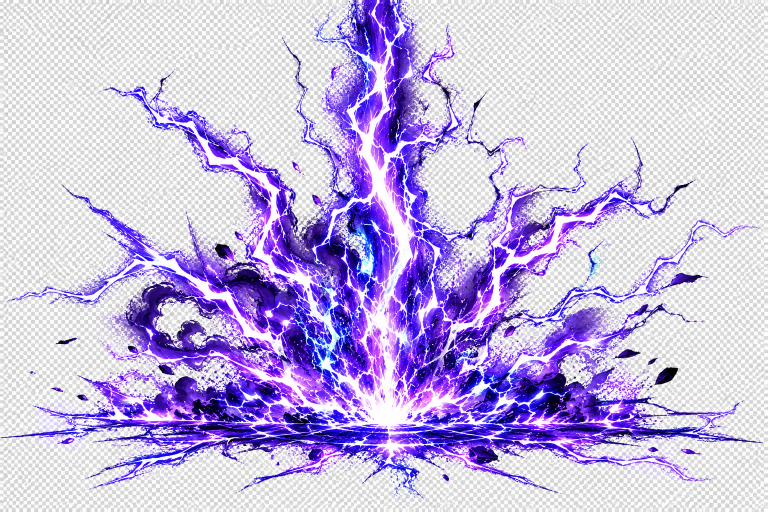
#> input picture tools/hieu_ung_nguon/1_tim_no.png, 1536 x 1024 px (shown at 1/2 size)
$ python cat_hieu_ung.py hieu_ung_nguon/7_bang_tim_vang.png
#> lines starting #> are read from the running program, lines starting #| are printed output that depends on the picture; after the words box and inside, x2 and y2 are one past the last pixel; in counts of white or black regions, pixels touching at a corner belong together
#!/usr/bin/env python3
# -*- coding: utf-8 -*-
"""Cắt các hiệu ứng (sấm sét, nổ, ma pháp...) từ ảnh của người dùng -> HieuUng/*.png cho hiệu ứng gõ phím
và hiệu ứng tiếp đất của Cổ Long.

Ảnh gốc ở tools/hieu_ung_nguon/. Ảnh 2–7 đã có nền trong suốt thật; ảnh 1 là nền caro giả -> tách nền.
Chạy: python tools/cat_hieu_ung.py   (cần Pillow + numpy)
"""
import os
import sys

import numpy as np
from PIL import Image, ImageDraw

HERE = os.path.dirname(os.path.abspath(__file__))
SRC = os.path.join(HERE, "hieu_ung_nguon")
OUT = os.path.join(os.path.dirname(HERE), "HieuUng")
MAXD = 360                                   # cạnh dài nhất của ảnh hiệu ứng lưu ra

S7 = "7_bang_tim_vang.png"
S2 = "2_bang_vang.png"
CUTS = {
    # ảnh đơn
    "tim_no": ("1_tim_no.png", None), "no_vang": ("3_no_vang.png", None), "no_vang_tim": ("4_no_vang_tim.png", None),
    "no_dat": ("5_no_dat.png", None), "tia_chop": ("6_tia_chop.png", None),
    # bảng tím vàng
    "loidien1": (S7, (7, 42, 120, 300)), "loidien2": (S7, (120, 42, 220, 300)), "loidien3": (S7, (220, 42, 352, 300)),
    "loiphat1": (S7, (360, 42, 460, 300)), "loiphat2": (S7, (460, 42, 550, 300)), "loiphat3": (S7, (553, 42, 675, 300)),
    "loilong": (S7, (683, 42, 950, 305)), "loikiep": (S7, (950, 42, 1170, 305)), "loiquang": (S7, (1178, 42, 1362, 305)),
    "loian": (S7, (1365, 42, 1530, 305)),
    "settim1": (S7, (7, 338, 95, 513)), "settim2": (S7, (95, 338, 187, 513)), "settim3": (S7, (187, 330, 275, 513)),
    "settim4": (S7, (275, 330, 335, 513)), "settim5": (S7, (335, 330, 400, 513)),
    "xoantim1": (S7, (400, 330, 605, 513)), "xoantim2": (S7, (607, 322, 770, 513)), "xoantim3": (S7, (773, 315, 988, 513)),
    "xoantim4": (S7, (988, 315, 1180, 513)), "cottim": (S7, (1180, 315, 1287, 513)), "gaitim": (S7, (1287, 315, 1362, 513)),
    "matrao1": (S7, (7, 542, 210, 722)), "matrao2": (S7, (207, 542, 335, 722)), "matrao3": (S7, (327, 542, 515, 722)),
    "madoc1": (S7, (520, 545, 662, 722)), "madoc2": (S7, (660, 545, 805, 722)), "madoc3": (S7, (805, 540, 1008, 722)),
    "bingan1": (S7, (1013, 548, 1135, 722)), "bingan2": (S7, (1133, 560, 1200, 722)), "bingan3": (S7, (1198, 530, 1362, 722)),
    "bingan4": (S7, (1365, 530, 1530, 722)),
    "daulau1": (S7, (7, 760, 97, 1000)), "daulau2": (S7, (95, 740, 295, 1000)), "daulau3": (S7, (293, 735, 475, 1000)),
    "phikiem1": (S7, (475, 760, 622, 1000)), "phikiem2": (S7, (607, 760, 855, 1000)), "phikiem3": (S7, (833, 750, 1030, 1000)),
    "phikiem4": (S7, (1013, 745, 1310, 1000)), "phikiem5": (S7, (1310, 730, 1533, 1000)),
    # bảng vàng
    "kimtinh1": (S2, (27, 10, 330, 305)), "kimtinh2": (S2, (340, 7, 668, 305)), "vongvang": (S2, (673, 13, 880, 300)),
    "cotvang1": (S2, (887, 7, 1088, 313)), "cotvang2": (S2, (1088, 7, 1295, 313)), "nhanhvang": (S2, (1313, 7, 1522, 353)),
    "setvang1": (S2, (13, 313, 115, 480)), "setvang2": (S2, (125, 313, 195, 480)), "setvang3": (S2, (195, 313, 268, 480)),
    "setvang4": (S2, (272, 313, 388, 480)), "setvang5": (S2, (392, 313, 482, 480)), "setvang6": (S2, (482, 313, 562, 480)),
    "setvang7": (S2, (562, 313, 662, 480)), "setvang8": (S2, (662, 313, 768, 480)), "setvang9": (S2, (768, 313, 868, 480)),
    "tinhvang": (S2, (1053, 313, 1347, 480)), "diavang": (S2, (1353, 313, 1522, 482)),
    "xoanvang1": (S2, (18, 483, 222, 627)), "xoanvang2": (S2, (225, 483, 550, 627)), "hoanvang1": (S2, (553, 483, 768, 627)),
    "hoanvang2": (S2, (773, 483, 1060, 627)), "vomvang": (S2, (1060, 483, 1342, 627)), "bungvang": (S2, (1345, 483, 1515, 627)),
    "datvang1": (S2, (13, 627, 230, 747)), "datvang2": (S2, (265, 627, 550, 747)), "datvang3": (S2, (553, 627, 895, 747)),
    "datvang4": (S2, (898, 627, 1162, 747)), "datvang5": (S2, (1165, 627, 1328, 747)), "truvong": (S2, (1313, 627, 1533, 990)),
    "longvang1": (S2, (7, 760, 182, 1013)), "longvang2": (S2, (180, 760, 408, 1013)), "longvang3": (S2, (405, 760, 630, 1013)),
    "chau": (S2, (640, 760, 835, 1013)), "vongran": (S2, (840, 760, 1055, 1013)), "luatru": (S2, (1058, 760, 1302, 1013)),
}
# nhãn chữ trong bảng tím vàng (xoá khỏi ảnh)
LABELS7 = [(20, 8, 180, 40), (385, 8, 545, 40), (700, 8, 850, 40), (970, 8, 1115, 40), (1195, 8, 1345, 40), (1375, 8, 1520, 40),
           (8, 308, 220, 340), (8, 512, 155, 542), (510, 508, 675, 542), (978, 515, 1142, 548), (8, 725, 232, 758),
           (512, 722, 735, 758)]


def load(fn):
#> called with fn = '1_tim_no.png'
    im = Image.open(os.path.join(SRC, fn)).convert("RGBA")
    if fn.startswith("1_"):                                  # nền caro giả -> trong suốt
        a = np.asarray(im).astype(np.float32)
        lum = a[..., :3].mean(2)
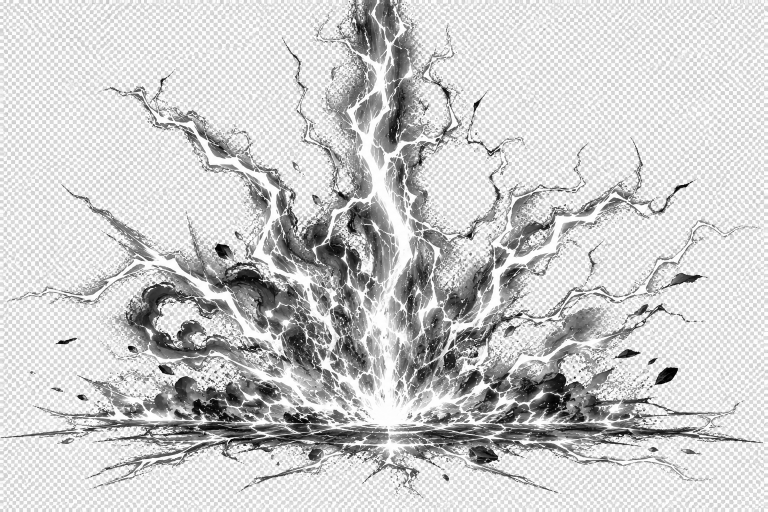
#> lum: shape (1024, 1536) float32 (shown at 1/2 size); min 0, max 255, mean 203
        sat = a[..., :3].max(2) - a[..., :3].min(2)
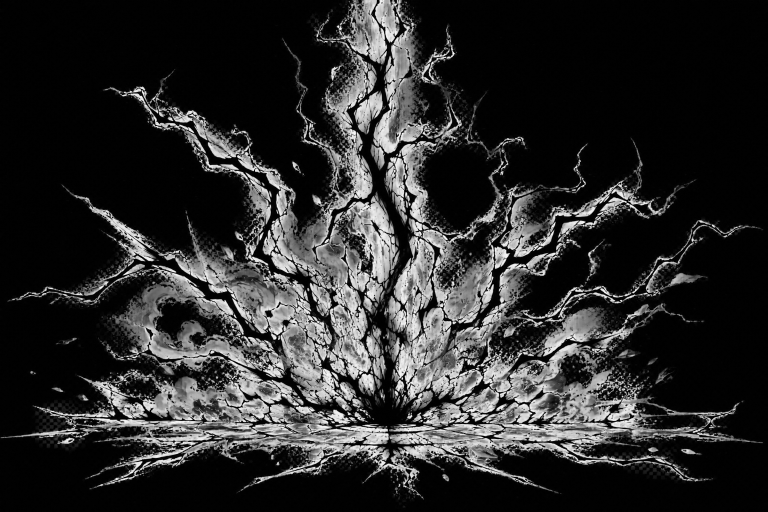
#> sat: shape (1024, 1536) float32 (shown at 1/2 size); min 0, max 255, mean 44.4
        bg = np.clip((lum - 150) / 35.0, 0, 1) * np.clip((40 - sat) / 18.0, 0, 1)
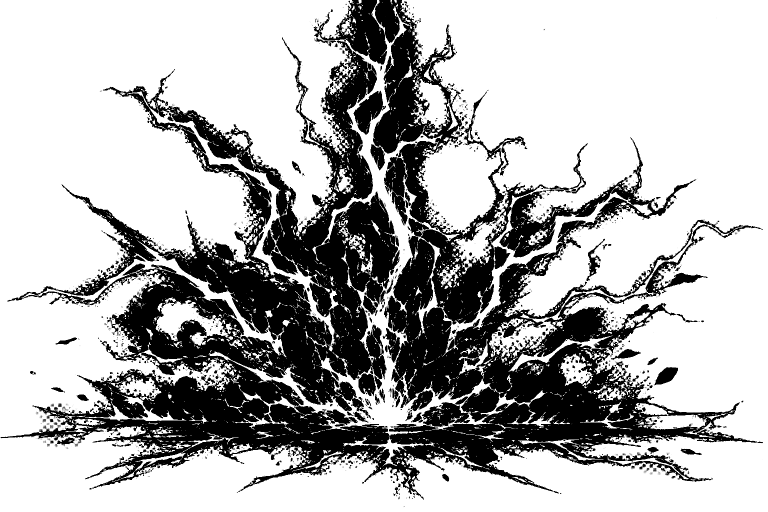
#> bg: shape (1024, 1536) float32 (shown at 1/2 size); min 0, max 1, mean 0.699
        al = 1 - bg
        # điểm lẻ mờ (vân caro sót) -> bỏ; lõi trắng nằm giữa vùng tím -> giữ
        from PIL import ImageFilter
        dens = np.asarray(Image.fromarray((al * 255).astype(np.uint8)).filter(ImageFilter.BoxBlur(3))) / 255.0
        al = np.where(dens < 0.35, al * np.clip((dens - 0.15) / 0.2, 0, 1), al)
        # lõi trắng của tia sét: điểm sáng mà xung quanh (bán kính ~6px) có nhiều điểm tím đậm
        vio = ((a[..., 2] - a[..., 1]) > 40).astype(np.uint8) * 255
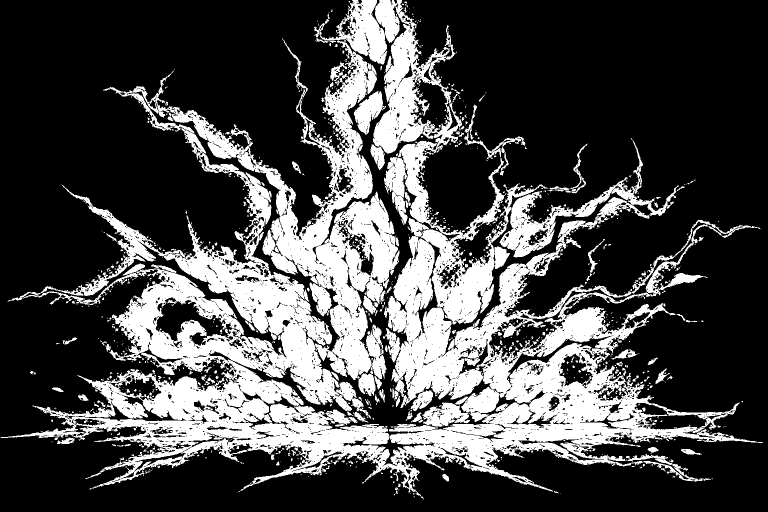
#> vio: shape (1024, 1536) (shown at 1/2 size); 28.4% white; 1017 white regions (829 under 20 px), largest, box (x1, y1, x2, y2) and area: (1, 0, 1526, 999) 422880, (707, 182, 772, 269) 2739, (845, 805, 940, 854) 2721
        near = np.asarray(Image.fromarray(vio).filter(ImageFilter.BoxBlur(6))) / 255.0
        core = (lum > 195) & (near > 0.22)
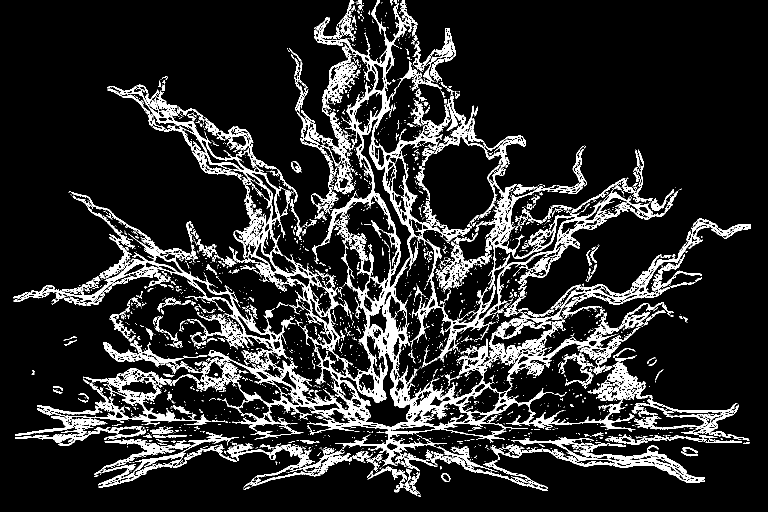
#> core: shape (1024, 1536) bool (shown at 1/2 size); 13.9% white; 2702 white regions (2295 under 20 px), largest, box (x1, y1, x2, y2) and area: (27, 0, 1345, 933) 118392, (31, 736, 422, 872) 8325, (1039, 439, 1502, 657) 6469
        al = np.where(core, np.maximum(al, np.clip((near - 0.22) / 0.15, 0, 1)), al)
        a[..., 3] = 255 * al
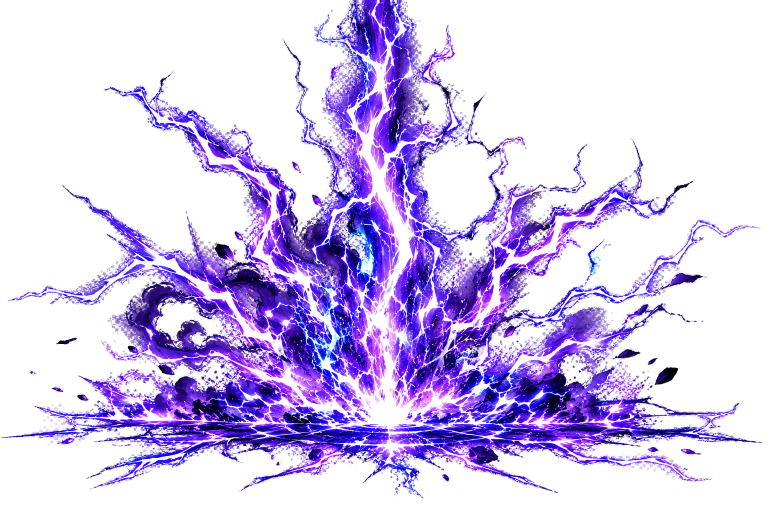
#> a: shape (1024, 1536, 4) float32 (shown at 1/2 size); mean R, G, B, A 198, 184.5, 228.7, 96.1; transparent parts drawn white
        im = Image.fromarray(a.astype(np.uint8), "RGBA")
    if fn == S7:
        d = ImageDraw.Draw(im)
        for b in LABELS7:
            d.rectangle(b, fill=(0, 0, 0, 0))
    return im


def main():
    os.makedirs(OUT, exist_ok=True)
    cache = {}
    for name, (fn, box) in CUTS.items():
        if fn not in cache:
            cache[fn] = load(fn)
        im = cache[fn] if box is None else cache[fn].crop(box)
        a = np.asarray(im.getchannel("A")).astype(np.float32)
#> a: shape (1024, 1536) float32
        if box is not None:                                  # mờ dần sát mép khung cắt (không bị đứt thẳng)
            hh, ww = a.shape
            fx_ = np.minimum(np.arange(ww), np.arange(ww)[::-1])
            fy_ = np.minimum(np.arange(hh), np.arange(hh)[::-1])
            a = a * np.clip(np.minimum.outer(fy_, fx_) / 10.0, 0, 1)
        a = Image.fromarray(a.astype(np.uint8)).point(lambda v: 0 if v < 10 else v)
#> a: PIL image 1536x1024 L
        im.putalpha(a)
        bb = a.getbbox()
#> bb = (1, 0, 1526, 999)
        im = im.crop(bb)
#> im: PIL image 1525x999 RGBA
        z = min(1.0, MAXD / float(max(im.size)))
#> z = 0.236
        if z < 1:
            im = im.resize((max(1, int(im.width * z)), max(1, int(im.height * z))), Image.LANCZOS)
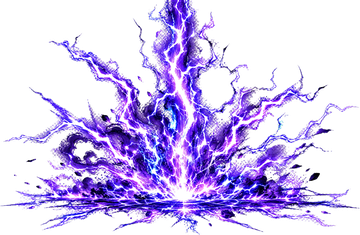
#> im: PIL image 360x235 RGBA; mean R, G, B, A 73.2, 58.8, 107.2, 98.9; transparent parts drawn white
        im.save(os.path.join(OUT, name + ".png"), optimize=True)          # giữ đủ màu + độ trong (để tách lớp)
#> pass 2 of the loop in main, `for name, (fn, box) in CUTS.items():`:
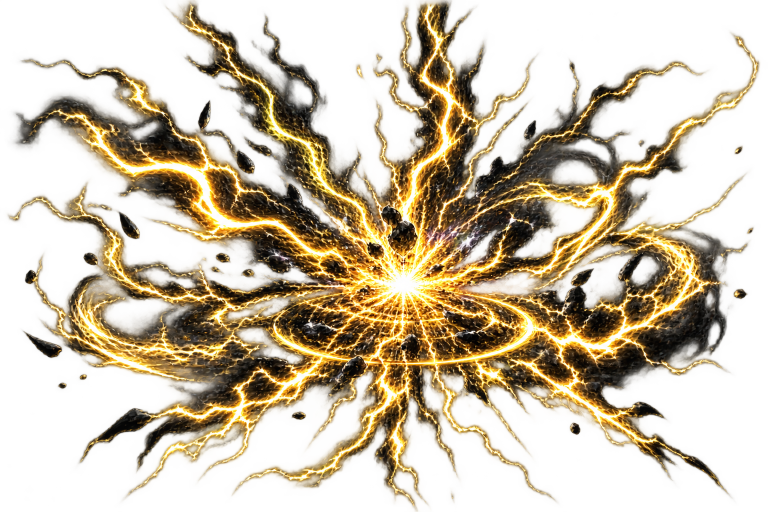
#> input picture tools/hieu_ung_nguon/3_no_vang.png, 1536 x 1024 px (shown at 1/2 size)
#> in load, im is the input picture: PIL image 1536x1024 RGBA; mean R, G, B, A 104.1, 81, 38, 104
#> in main, `a = np.asarray(im.getchannel("A")).astype(np.float32)`:
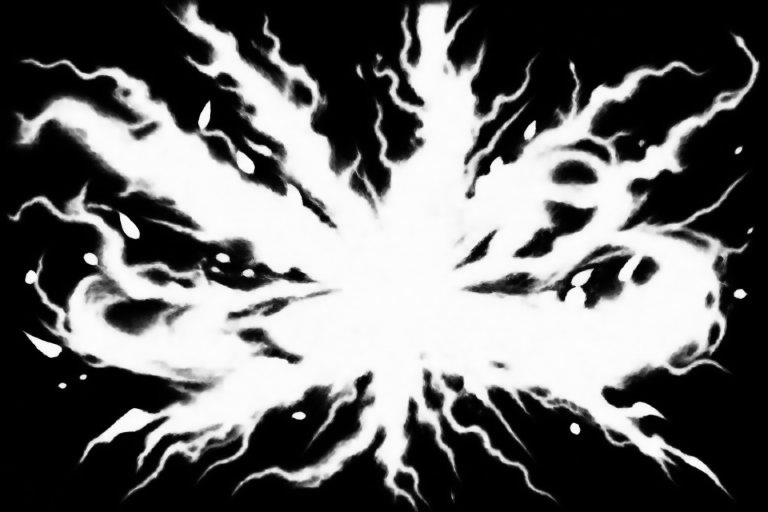
#> a: shape (1024, 1536) float32 (shown at 1/2 size); min 0, max 253, mean 104
#> bb = (13, 0, 1521, 1024)
#> in main, `im = im.resize((max(1, int(im.width * z)), max(1, int(im.height * z)))..`:
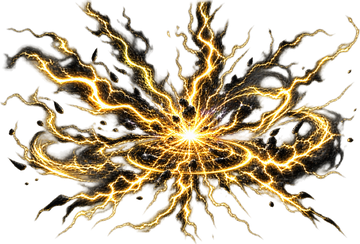
#> im: PIL image 360x244 RGBA; mean R, G, B, A 69.8, 54.3, 26.9, 105.7; transparent parts drawn white
#> pass 3 of the loop in main, `for name, (fn, box) in CUTS.items():`:
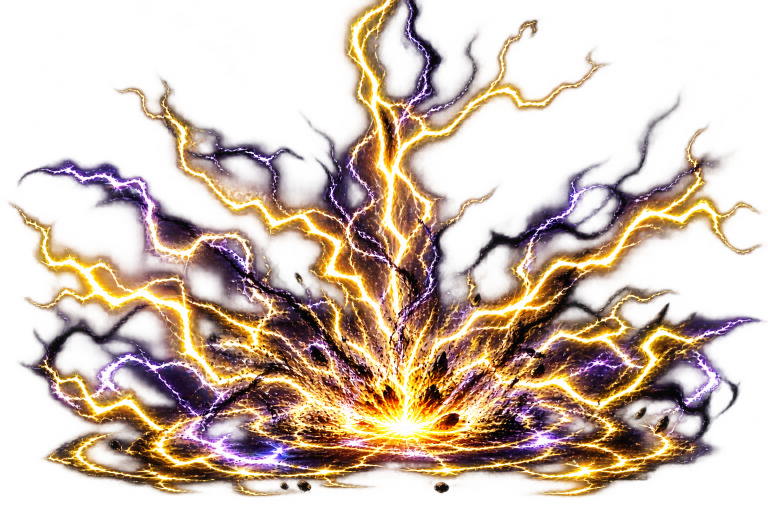
#> input picture tools/hieu_ung_nguon/4_no_vang_tim.png, 1536 x 1024 px (shown at 1/2 size)
#> in load, im is the input picture: PIL image 1536x1024 RGBA; mean R, G, B, A 104.4, 72.8, 53.9, 109.4
#> in main, `a = np.asarray(im.getchannel("A")).astype(np.float32)`:
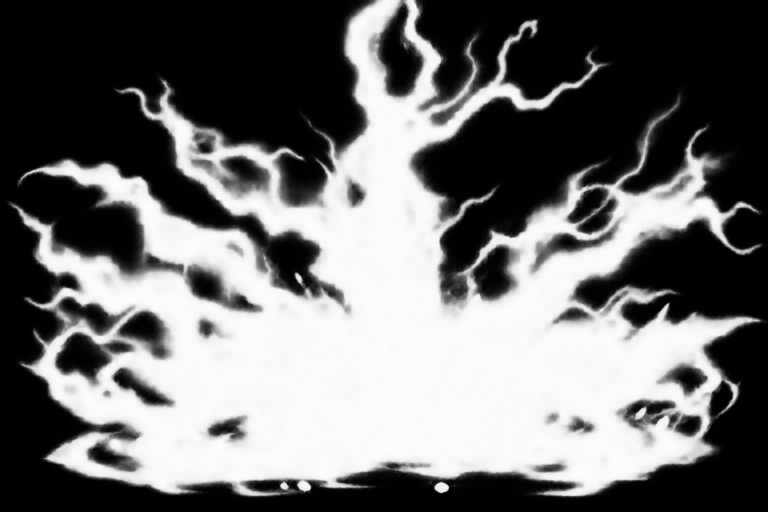
#> a: shape (1024, 1536) float32 (shown at 1/2 size); min 0, max 253, mean 109.4
#> bb = (15, 0, 1536, 998)
#> in main, `im = im.resize((max(1, int(im.width * z)), max(1, int(im.height * z)))..`:
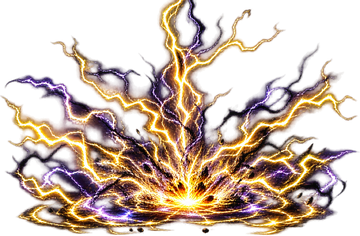
#> im: PIL image 360x236 RGBA; mean R, G, B, A 80.5, 57.4, 42.7, 113.1; transparent parts drawn white
#> the loop made 5 passes; the first 3 are shown
    print(len(CUTS), "hiệu ứng ->", OUT)


# ảnh riêng cho Lôi tinh liên hoàn / Lôi thương: xoay cho trục chính nằm ngang (đầu tia, mũi thương quay về bên phải)
XOAY = {
    "loi_lienhoan": ("8_loi_lienhoan.png", -70.0, 480, 0.62),  # tia sét dọc chéo -> nằm ngang (ép dẹt để chạy sát dòng chữ)
    "loi_thuong": ("9_loi_thuong.png", -28.3, 480, 1.0),       # thương chéo -> nằm ngang, mũi bên phải
    "loi_truc": ("8_loi_lienhoan.png", 0.0, 560, 1.0),          # tia sét dựng đứng (giáng từ trời) cho Long Uy của Cổ Long
}


def xoay():
    os.makedirs(OUT, exist_ok=True)
    for name, (fn, ang, md, sy) in XOAY.items():
        im = Image.open(os.path.join(SRC, fn)).convert("RGBA")
        im = im.rotate(ang, Image.BICUBIC, expand=True)
        a = im.getchannel("A").point(lambda v: 0 if v < 10 else v)
        im.putalpha(a)
        im = im.crop(a.getbbox())
        z = min(1.0, md / float(max(im.size)))
        im = im.resize((max(1, int(im.width * z)), max(1, int(im.height * z * sy))), Image.LANCZOS)
        im.save(os.path.join(OUT, name + ".png"), optimize=True)
        print(name, im.size)


if __name__ == "__main__":
    if "--xoay" not in sys.argv:
#> (the run stopped early here; a loop or call above may not have finished)
